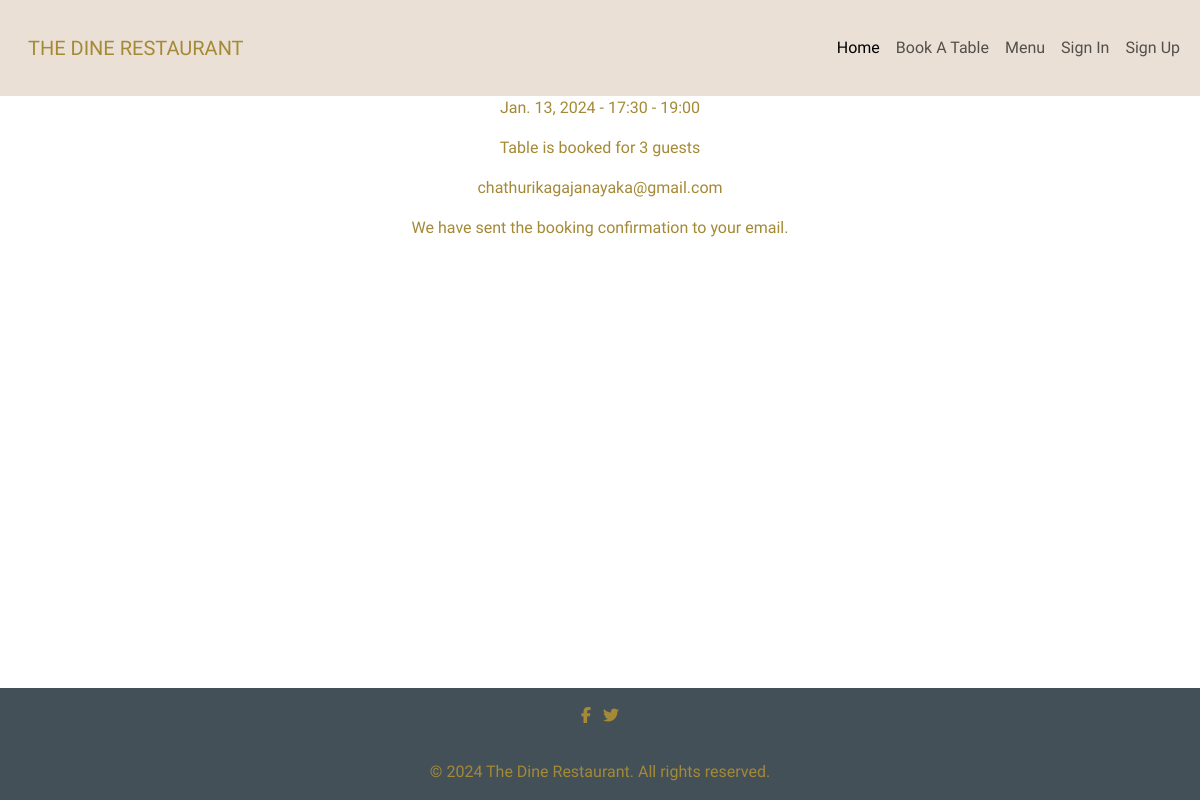
/reservation/confirmation/1/, run on the app's committed database.
### reservation/models.py (models this page shows, shortened)
class Reservation(models.Model):
    time_slot = models.IntegerField(choices=TIME_SLOTS, default=2)
    customer = models.ForeignKey(Customer, on_delete=models.CASCADE)
    reservation_date = models.DateField(default=timezone.now)
    number_of_guests = models.IntegerField(default=2)
    table = models.ForeignKey(Table, on_delete=models.DO_NOTHING)
    class Meta:
        ordering = ['reservation_date', 'time_slot']

class Customer(models.Model):
    first_name = models.CharField(max_length=25)
    last_name = models.CharField(max_length=25)
    email = models.CharField(max_length=100)
    phone = models.CharField(max_length=23)
    def __str__(self) -> str:
        return str(self.email)

### reservation/views.py (the view)
# urls.py: path("confirmation/<int:id>/", views.ReservationConfirmationView.as_view(), name="reservation-confirmation"),
class ReservationConfirmationView(DetailView):
    template_name = 'reservation/reservation_confirmation.html'
    def get_object(self, queryset=None):
        id_ = self.kwargs.get("id")
        return get_object_or_404(Reservation, id=id_)

### reservation/templates/reservation/reservation_confirmation.html (shortened to what this page needs)
{% extends 'base.html' %}
{% block content %}
<div class="text-center">
    <p>{{object.reservation_date}} - {{ object.get_time_slot_display }}</p>
    <p>Table {{object.table_number}} is booked for {{object.number_of_guests}} guests</p>
    <p>{{object.customer}}</p>
</div>
<div class="text-center">
    <p>We have sent the booking confirmation to your email.</p>
</div>
{% endblock %}

### static/css/style.css (style rules this page uses)
html { font-size: 1rem; }
body { font-family: "Gabriela", serif; color: #a48936; background-color: white }

### data on the page
Reservation: reservation_date "Jan. 13, 2024", time_slot "17:30 - 19:00", number_of_guests "3", customer "chathurikagajanayaka@gmail.com"
